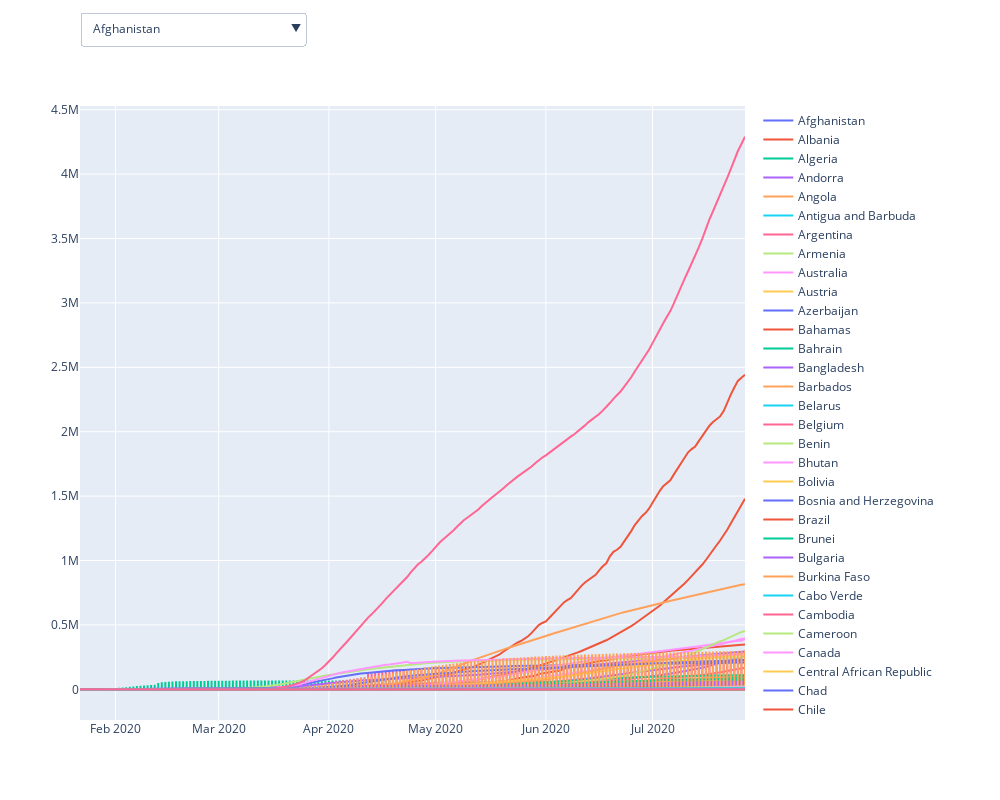

The cell this chart's notebook holds for it:
### Code cell
import pandas as pd
import plotly.graph_objects as go
import plotly.express as px


df = pd.read_csv("./data-source/covid_19_clean_complete.csv")

fig = go.Figure()

country_list = list(df['Country/Region'].unique())

for country in country_list:
    fig.add_trace(
        go.Scatter(
            x = df['Date'][df['Country/Region']==country],
            y = df['Confirmed'][df['Country/Region']==country],
            name = country, visible = True
        )
    )
    
buttons = []

for i, country in enumerate(country_list):
    args = [False] * len(country_list)
    args[i] = True
    
    button = dict(label = country,
                  method = "update",
                  args=[{"visible": args}])
    
    buttons.append(button)
    
fig.update_layout(
    updatemenus=[dict(
                    active=0,
                    type="dropdown",
                    buttons=buttons,
                    x = 0,
                    y = 1.1,
                    xanchor = 'left',
                    yanchor = 'bottom'
                )], 
    autosize=False,
    width=1000,
    height=800
)
